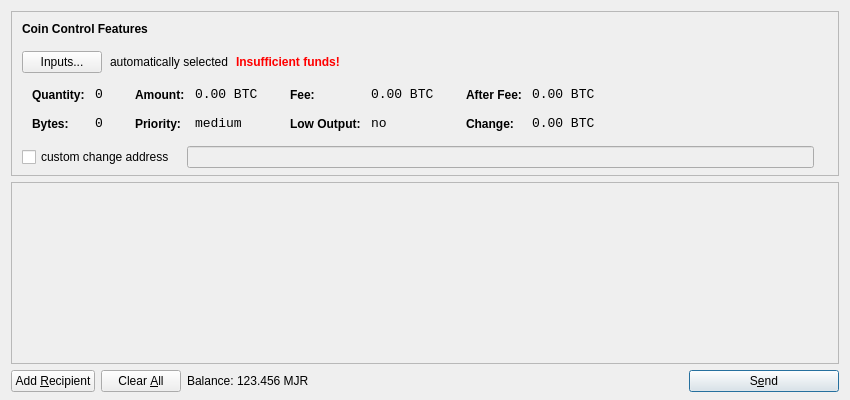
<?xml version="1.0" encoding="UTF-8"?>
<ui version="4.0">
 <class>SendCoinsDialog</class>
 <widget class="QDialog" name="SendCoinsDialog">
  <property name="geometry">
   <rect>
    <x>0</x>
    <y>0</y>
    <width>850</width>
    <height>400</height>
   </rect>
  </property>
  <property name="windowTitle">
   <string>Send Coins</string>
  </property>
  <layout class="QVBoxLayout" name="verticalLayout" stretch="0,1,0">
   <property name="bottomMargin">
    <number>8</number>
   </property>
   <item>
    <widget class="QFrame" name="frameCoinControl">
     <property name="sizePolicy">
      <sizepolicy hsizetype="Expanding" vsizetype="Expanding">
       <horstretch>0</horstretch>
       <verstretch>0</verstretch>
      </sizepolicy>
     </property>
     <property name="maximumSize">
      <size>
       <width>16777215</width>
       <height>16777215</height>
      </size>
     </property>
     <property name="frameShape">
      <enum>QFrame::StyledPanel</enum>
     </property>
     <property name="frameShadow">
      <enum>QFrame::Sunken</enum>
     </property>
     <layout class="QVBoxLayout" name="verticalLayoutCoinControl2">
      <property name="spacing">
       <number>-1</number>
      </property>
      <property name="leftMargin">
       <number>0</number>
      </property>
      <property name="topMargin">
       <number>0</number>
      </property>
      <property name="rightMargin">
       <number>0</number>
      </property>
      <property name="bottomMargin">
       <number>6</number>
      </property>
      <item>
       <layout class="QVBoxLayout" name="verticalLayoutCoinControl" stretch="0,0,0,0,1">
        <property name="spacing">
         <number>0</number>
        </property>
        <property name="leftMargin">
         <number>10</number>
        </property>
        <property name="topMargin">
         <number>10</number>
        </property>
        <item>
         <layout class="QHBoxLayout" name="horizontalLayoutCoinControl1">
          <property name="bottomMargin">
           <number>15</number>
          </property>
          <item>
           <widget class="QLabel" name="labelCoinControlFeatures">
            <property name="sizePolicy">
             <sizepolicy hsizetype="Preferred" vsizetype="Maximum">
              <horstretch>0</horstretch>
              <verstretch>0</verstretch>
             </sizepolicy>
            </property>
            <property name="font">
             <font>
              <weight>75</weight>
              <bold>true</bold>
             </font>
            </property>
            <property name="styleSheet">
             <string notr="true">font-weight:bold;</string>
            </property>
            <property name="text">
             <string>Coin Control Features</string>
            </property>
           </widget>
          </item>
         </layout>
        </item>
        <item>
         <layout class="QHBoxLayout" name="horizontalLayoutCoinControl2" stretch="0,0,0,0">
          <property name="spacing">
           <number>8</number>
          </property>
          <property name="bottomMargin">
           <number>10</number>
          </property>
          <item>
           <widget class="QPushButton" name="pushButtonCoinControl">
            <property name="styleSheet">
             <string notr="true"/>
            </property>
            <property name="text">
             <string>Inputs...</string>
            </property>
           </widget>
          </item>
          <item>
           <widget class="QLabel" name="labelCoinControlAutomaticallySelected">
            <property name="text">
             <string>automatically selected</string>
            </property>
            <property name="margin">
             <number>5</number>
            </property>
           </widget>
          </item>
          <item>
           <widget class="QLabel" name="labelCoinControlInsuffFunds">
            <property name="font">
             <font>
              <weight>75</weight>
              <bold>true</bold>
             </font>
            </property>
            <property name="styleSheet">
             <string notr="true">color:red;font-weight:bold;</string>
            </property>
            <property name="text">
             <string>Insufficient funds!</string>
            </property>
            <property name="margin">
             <number>5</number>
            </property>
           </widget>
          </item>
          <item>
           <spacer name="horizontalSpacerCoinControl">
            <property name="orientation">
             <enum>Qt::Horizontal</enum>
            </property>
            <property name="sizeHint" stdset="0">
             <size>
              <width>40</width>
              <height>1</height>
             </size>
            </property>
           </spacer>
          </item>
         </layout>
        </item>
        <item>
         <widget class="QWidget" name="widgetCoinControl" native="true">
          <property name="sizePolicy">
           <sizepolicy hsizetype="Preferred" vsizetype="Preferred">
            <horstretch>0</horstretch>
            <verstretch>0</verstretch>
           </sizepolicy>
          </property>
          <property name="minimumSize">
           <size>
            <width>0</width>
            <height>0</height>
           </size>
          </property>
          <property name="styleSheet">
           <string notr="true"/>
          </property>
          <layout class="QHBoxLayout" name="horizontalLayoutCoinControl5">
           <property name="margin">
            <number>0</number>
           </property>
           <item>
            <layout class="QHBoxLayout" name="horizontalLayoutCoinControl3" stretch="0,0,0,1">
             <property name="spacing">
              <number>20</number>
             </property>
             <property name="topMargin">
              <number>0</number>
             </property>
             <property name="bottomMargin">
              <number>10</number>
             </property>
             <item>
              <layout class="QFormLayout" name="formLayoutCoinControl1">
               <property name="horizontalSpacing">
                <number>10</number>
               </property>
               <property name="verticalSpacing">
                <number>14</number>
               </property>
               <property name="leftMargin">
                <number>10</number>
               </property>
               <property name="topMargin">
                <number>4</number>
               </property>
               <property name="rightMargin">
                <number>6</number>
               </property>
               <item row="0" column="0">
                <widget class="QLabel" name="labelCoinControlQuantityText">
                 <property name="styleSheet">
                  <string notr="true">font-weight:bold;</string>
                 </property>
                 <property name="text">
                  <string>Quantity:</string>
                 </property>
                 <property name="margin">
                  <number>0</number>
                 </property>
                </widget>
               </item>
               <item row="0" column="1">
                <widget class="QLabel" name="labelCoinControlQuantity">
                 <property name="font">
                  <font>
                   <family>Monospace</family>
                   <pointsize>10</pointsize>
                  </font>
                 </property>
                 <property name="cursor">
                  <cursorShape>IBeamCursor</cursorShape>
                 </property>
                 <property name="contextMenuPolicy">
                  <enum>Qt::ActionsContextMenu</enum>
                 </property>
                 <property name="text">
                  <string notr="true">0</string>
                 </property>
                 <property name="margin">
                  <number>0</number>
                 </property>
                 <property name="textInteractionFlags">
                  <set>Qt::LinksAccessibleByMouse|Qt::TextSelectableByKeyboard|Qt::TextSelectableByMouse</set>
                 </property>
                </widget>
               </item>
               <item row="1" column="0">
                <widget class="QLabel" name="labelCoinControlBytesText">
                 <property name="styleSheet">
                  <string notr="true">font-weight:bold;</string>
                 </property>
                 <property name="text">
                  <string>Bytes:</string>
                 </property>
                </widget>
               </item>
               <item row="1" column="1">
                <widget class="QLabel" name="labelCoinControlBytes">
                 <property name="font">
                  <font>
                   <family>Monospace</family>
                   <pointsize>10</pointsize>
                  </font>
                 </property>
                 <property name="cursor">
                  <cursorShape>IBeamCursor</cursorShape>
                 </property>
                 <property name="contextMenuPolicy">
                  <enum>Qt::ActionsContextMenu</enum>
                 </property>
                 <property name="text">
                  <string notr="true">0</string>
                 </property>
                 <property name="textInteractionFlags">
                  <set>Qt::LinksAccessibleByMouse|Qt::TextSelectableByKeyboard|Qt::TextSelectableByMouse</set>
                 </property>
                </widget>
               </item>
              </layout>
             </item>
             <item>
              <layout class="QFormLayout" name="formLayoutCoinControl2">
               <property name="horizontalSpacing">
                <number>10</number>
               </property>
               <property name="verticalSpacing">
                <number>14</number>
               </property>
               <property name="leftMargin">
                <number>6</number>
               </property>
               <property name="topMargin">
                <number>4</number>
               </property>
               <property name="rightMargin">
                <number>6</number>
               </property>
               <item row="0" column="0">
                <widget class="QLabel" name="labelCoinControlAmountText">
                 <property name="styleSheet">
                  <string notr="true">font-weight:bold;</string>
                 </property>
                 <property name="text">
                  <string>Amount:</string>
                 </property>
                 <property name="margin">
                  <number>0</number>
                 </property>
                </widget>
               </item>
               <item row="0" column="1">
                <widget class="QLabel" name="labelCoinControlAmount">
                 <property name="font">
                  <font>
                   <family>Monospace</family>
                   <pointsize>10</pointsize>
                  </font>
                 </property>
                 <property name="cursor">
                  <cursorShape>IBeamCursor</cursorShape>
                 </property>
                 <property name="contextMenuPolicy">
                  <enum>Qt::ActionsContextMenu</enum>
                 </property>
                 <property name="text">
                  <string notr="true">0.00 BTC</string>
                 </property>
                 <property name="textInteractionFlags">
                  <set>Qt::LinksAccessibleByMouse|Qt::TextSelectableByKeyboard|Qt::TextSelectableByMouse</set>
                 </property>
                </widget>
               </item>
               <item row="1" column="0">
                <widget class="QLabel" name="labelCoinControlPriorityText">
                 <property name="styleSheet">
                  <string notr="true">font-weight:bold;</string>
                 </property>
                 <property name="text">
                  <string>Priority:</string>
                 </property>
                </widget>
               </item>
               <item row="1" column="1">
                <widget class="QLabel" name="labelCoinControlPriority">
                 <property name="font">
                  <font>
                   <family>Monospace</family>
                   <pointsize>10</pointsize>
                  </font>
                 </property>
                 <property name="cursor">
                  <cursorShape>IBeamCursor</cursorShape>
                 </property>
                 <property name="contextMenuPolicy">
                  <enum>Qt::ActionsContextMenu</enum>
                 </property>
                 <property name="text">
                  <string>medium</string>
                 </property>
                 <property name="textInteractionFlags">
                  <set>Qt::LinksAccessibleByMouse|Qt::TextSelectableByKeyboard|Qt::TextSelectableByMouse</set>
                 </property>
                </widget>
               </item>
              </layout>
             </item>
             <item>
              <layout class="QFormLayout" name="formLayoutCoinControl3">
               <property name="horizontalSpacing">
                <number>10</number>
               </property>
               <property name="verticalSpacing">
                <number>14</number>
               </property>
               <property name="leftMargin">
                <number>6</number>
               </property>
               <property name="topMargin">
                <number>4</number>
               </property>
               <property name="rightMargin">
                <number>6</number>
               </property>
               <item row="0" column="0">
                <widget class="QLabel" name="labelCoinControlFeeText">
                 <property name="styleSheet">
                  <string notr="true">font-weight:bold;</string>
                 </property>
                 <property name="text">
                  <string>Fee:</string>
                 </property>
                 <property name="margin">
                  <number>0</number>
                 </property>
                </widget>
               </item>
               <item row="0" column="1">
                <widget class="QLabel" name="labelCoinControlFee">
                 <property name="font">
                  <font>
                   <family>Monospace</family>
                   <pointsize>10</pointsize>
                  </font>
                 </property>
                 <property name="cursor">
                  <cursorShape>IBeamCursor</cursorShape>
                 </property>
                 <property name="contextMenuPolicy">
                  <enum>Qt::ActionsContextMenu</enum>
                 </property>
                 <property name="text">
                  <string notr="true">0.00 BTC</string>
                 </property>
                 <property name="textInteractionFlags">
                  <set>Qt::LinksAccessibleByMouse|Qt::TextSelectableByKeyboard|Qt::TextSelectableByMouse</set>
                 </property>
                </widget>
               </item>
               <item row="1" column="0">
                <widget class="QLabel" name="labelCoinControlLowOutputText">
                 <property name="styleSheet">
                  <string notr="true">font-weight:bold;</string>
                 </property>
                 <property name="text">
                  <string>Low Output:</string>
                 </property>
                </widget>
               </item>
               <item row="1" column="1">
                <widget class="QLabel" name="labelCoinControlLowOutput">
                 <property name="font">
                  <font>
                   <family>Monospace</family>
                   <pointsize>10</pointsize>
                  </font>
                 </property>
                 <property name="cursor">
                  <cursorShape>IBeamCursor</cursorShape>
                 </property>
                 <property name="contextMenuPolicy">
                  <enum>Qt::ActionsContextMenu</enum>
                 </property>
                 <property name="text">
                  <string>no</string>
                 </property>
                 <property name="textInteractionFlags">
                  <set>Qt::LinksAccessibleByMouse|Qt::TextSelectableByKeyboard|Qt::TextSelectableByMouse</set>
                 </property>
                </widget>
               </item>
              </layout>
             </item>
             <item>
              <layout class="QFormLayout" name="formLayoutCoinControl4">
               <property name="horizontalSpacing">
                <number>10</number>
               </property>
               <property name="verticalSpacing">
                <number>14</number>
               </property>
               <property name="leftMargin">
                <number>6</number>
               </property>
               <property name="topMargin">
                <number>4</number>
               </property>
               <property name="rightMargin">
                <number>6</number>
               </property>
               <item row="0" column="0">
                <widget class="QLabel" name="labelCoinControlAfterFeeText">
                 <property name="styleSheet">
                  <string notr="true">font-weight:bold;</string>
                 </property>
                 <property name="text">
                  <string>After Fee:</string>
                 </property>
                 <property name="margin">
                  <number>0</number>
                 </property>
                </widget>
               </item>
               <item row="0" column="1">
                <widget class="QLabel" name="labelCoinControlAfterFee">
                 <property name="font">
                  <font>
                   <family>Monospace</family>
                   <pointsize>10</pointsize>
                  </font>
                 </property>
                 <property name="cursor">
                  <cursorShape>IBeamCursor</cursorShape>
                 </property>
                 <property name="contextMenuPolicy">
                  <enum>Qt::ActionsContextMenu</enum>
                 </property>
                 <property name="text">
                  <string notr="true">0.00 BTC</string>
                 </property>
                 <property name="textInteractionFlags">
                  <set>Qt::LinksAccessibleByMouse|Qt::TextSelectableByKeyboard|Qt::TextSelectableByMouse</set>
                 </property>
                </widget>
               </item>
               <item row="1" column="0">
                <widget class="QLabel" name="labelCoinControlChangeText">
                 <property name="styleSheet">
                  <string notr="true">font-weight:bold;</string>
                 </property>
                 <property name="text">
                  <string>Change:</string>
                 </property>
                </widget>
               </item>
               <item row="1" column="1">
                <widget class="QLabel" name="labelCoinControlChange">
                 <property name="font">
                  <font>
                   <family>Monospace</family>
                   <pointsize>10</pointsize>
                  </font>
                 </property>
                 <property name="cursor">
                  <cursorShape>IBeamCursor</cursorShape>
                 </property>
                 <property name="contextMenuPolicy">
                  <enum>Qt::ActionsContextMenu</enum>
                 </property>
                 <property name="text">
                  <string notr="true">0.00 BTC</string>
                 </property>
                 <property name="textInteractionFlags">
                  <set>Qt::LinksAccessibleByMouse|Qt::TextSelectableByKeyboard|Qt::TextSelectableByMouse</set>
                 </property>
                </widget>
               </item>
              </layout>
             </item>
            </layout>
           </item>
          </layout>
         </widget>
        </item>
        <item>
         <layout class="QHBoxLayout" name="horizontalLayoutCoinControl4" stretch="0,0,0">
          <property name="spacing">
           <number>12</number>
          </property>
          <property name="sizeConstraint">
           <enum>QLayout::SetDefaultConstraint</enum>
          </property>
          <property name="topMargin">
           <number>5</number>
          </property>
          <property name="rightMargin">
           <number>5</number>
          </property>
          <item>
           <widget class="QCheckBox" name="checkBoxCoinControlChange">
            <property name="text">
             <string>custom change address</string>
            </property>
           </widget>
          </item>
          <item>
           <widget class="QLineEdit" name="lineEditCoinControlChange">
            <property name="enabled">
             <bool>false</bool>
            </property>
            <property name="sizePolicy">
             <sizepolicy hsizetype="Expanding" vsizetype="Fixed">
              <horstretch>0</horstretch>
              <verstretch>0</verstretch>
             </sizepolicy>
            </property>
           </widget>
          </item>
          <item>
           <widget class="QLabel" name="labelCoinControlChangeLabel">
            <property name="sizePolicy">
             <sizepolicy hsizetype="Preferred" vsizetype="Expanding">
              <horstretch>0</horstretch>
              <verstretch>0</verstretch>
             </sizepolicy>
            </property>
            <property name="minimumSize">
             <size>
              <width>0</width>
              <height>0</height>
             </size>
            </property>
            <property name="text">
             <string/>
            </property>
            <property name="margin">
             <number>3</number>
            </property>
           </widget>
          </item>
         </layout>
        </item>
        <item>
         <spacer name="verticalSpacerCoinControl">
          <property name="orientation">
           <enum>Qt::Vertical</enum>
          </property>
          <property name="sizeHint" stdset="0">
           <size>
            <width>800</width>
            <height>1</height>
           </size>
          </property>
         </spacer>
        </item>
       </layout>
      </item>
     </layout>
    </widget>
   </item>
   <item>
    <widget class="QScrollArea" name="scrollArea">
     <property name="widgetResizable">
      <bool>true</bool>
     </property>
     <widget class="QWidget" name="scrollAreaWidgetContents">
      <property name="geometry">
       <rect>
        <x>0</x>
        <y>0</y>
        <width>830</width>
        <height>165</height>
       </rect>
      </property>
      <layout class="QVBoxLayout" name="verticalLayout_2">
       <property name="margin">
        <number>0</number>
       </property>
       <item>
        <layout class="QVBoxLayout" name="entries">
         <property name="spacing">
          <number>6</number>
         </property>
        </layout>
       </item>
       <item>
        <spacer name="verticalSpacer">
         <property name="orientation">
          <enum>Qt::Vertical</enum>
         </property>
         <property name="sizeHint" stdset="0">
          <size>
           <width>20</width>
           <height>40</height>
          </size>
         </property>
        </spacer>
       </item>
      </layout>
     </widget>
    </widget>
   </item>
   <item>
    <layout class="QHBoxLayout" name="horizontalLayout">
     <item>
      <widget class="QPushButton" name="addButton">
       <property name="toolTip">
        <string>Send to multiple recipients at once</string>
       </property>
       <property name="text">
        <string>Add &amp;Recipient</string>
       </property>
       <property name="icon">
        <iconset resource="../bitcoin.qrc">
         <normaloff>:/icons/add</normaloff>:/icons/add</iconset>
       </property>
       <property name="autoDefault">
        <bool>false</bool>
       </property>
      </widget>
     </item>
     <item>
      <widget class="QPushButton" name="clearButton">
       <property name="sizePolicy">
        <sizepolicy hsizetype="Minimum" vsizetype="Fixed">
         <horstretch>0</horstretch>
         <verstretch>0</verstretch>
        </sizepolicy>
       </property>
       <property name="toolTip">
        <string>Remove all transaction fields</string>
       </property>
       <property name="text">
        <string>Clear &amp;All</string>
       </property>
       <property name="icon">
        <iconset resource="../bitcoin.qrc">
         <normaloff>:/icons/remove</normaloff>:/icons/remove</iconset>
       </property>
       <property name="autoRepeatDelay">
        <number>300</number>
       </property>
       <property name="autoDefault">
        <bool>false</bool>
       </property>
      </widget>
     </item>
     <item>
      <layout class="QHBoxLayout" name="horizontalLayout_2">
       <property name="spacing">
        <number>3</number>
       </property>
       <item>
        <widget class="QLabel" name="label">
         <property name="text">
          <string>Balance:</string>
         </property>
        </widget>
       </item>
       <item>
        <widget class="QLabel" name="labelBalance">
         <property name="cursor">
          <cursorShape>IBeamCursor</cursorShape>
         </property>
         <property name="text">
          <string>123.456 MJR</string>
         </property>
         <property name="textInteractionFlags">
          <set>Qt::LinksAccessibleByMouse|Qt::TextSelectableByKeyboard|Qt::TextSelectableByMouse</set>
         </property>
        </widget>
       </item>
      </layout>
     </item>
     <item>
      <spacer name="horizontalSpacer">
       <property name="orientation">
        <enum>Qt::Horizontal</enum>
       </property>
       <property name="sizeHint" stdset="0">
        <size>
         <width>40</width>
         <height>20</height>
        </size>
       </property>
      </spacer>
     </item>
     <item>
      <widget class="QPushButton" name="sendButton">
       <property name="minimumSize">
        <size>
         <width>150</width>
         <height>0</height>
        </size>
       </property>
       <property name="toolTip">
        <string>Confirm the send action</string>
       </property>
       <property name="text">
        <string>S&amp;end</string>
       </property>
       <property name="icon">
        <iconset resource="../bitcoin.qrc">
         <normaloff>:/icons/send</normaloff>:/icons/send</iconset>
       </property>
       <property name="default">
        <bool>true</bool>
       </property>
      </widget>
     </item>
    </layout>
   </item>
  </layout>
 </widget>
 <resources>
  <include location="../bitcoin.qrc"/>
 </resources>
 <connections/>
</ui>
